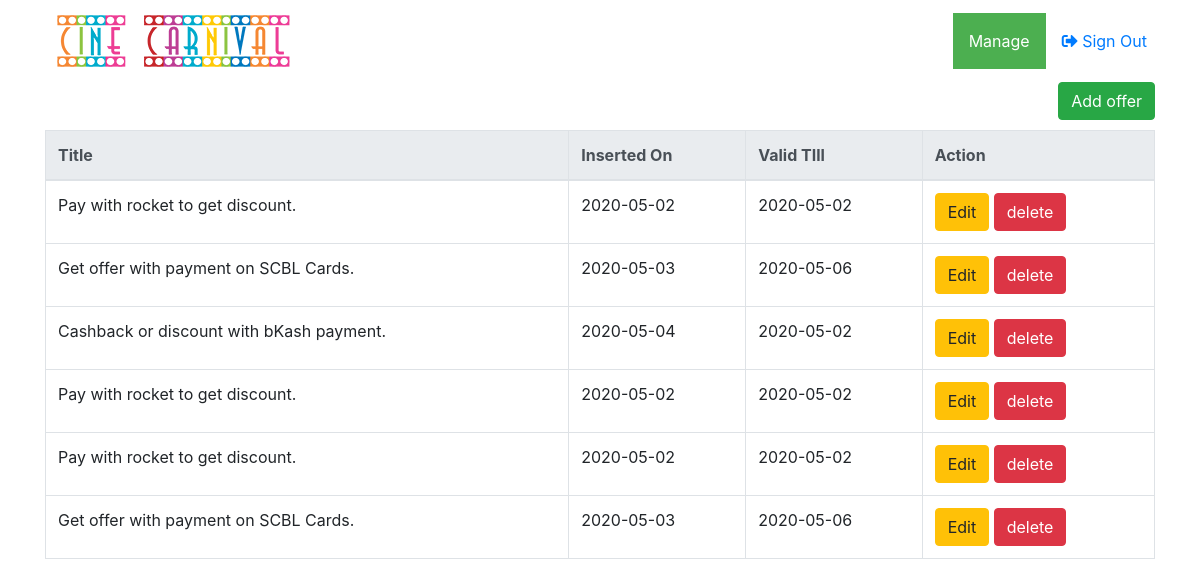
/PHP/Dash/offers/index.php (signed in), run on the app's committed database.
### tables this page shows
CREATE TABLE `offer` (
  `o_id` int(11) NOT NULL,
  `title` varchar(100) NOT NULL,
  `pic` varchar(255) NOT NULL,
  `date_valid` date NOT NULL,
  `date_inserted` date NOT NULL
);

### PHP/Dash/offers/index.php (the view, shortened to what this page needs)
<!DOCTYPE html>
<html lang="en">
	<head>
		<link rel="stylesheet" href="https://maxcdn.bootstrapcdn.com/bootstrap/4.4.1/css/bootstrap.min.css">
		<link rel="stylesheet" type="text/css" href="style.css">
		<link rel="stylesheet" href="https://cdnjs.cloudflare.com/ajax/libs/font-awesome/5.13.0/css/all.min.css">
	</head>
<body>
<header>
	<div class="d-flex flex-row flex-nowrap sm-flex-wrap  header-section container">
		<div class="p-2 mr-2">
			<a href="..\movie/index.php"><img src="CineCarnival.png" alt="No Image..."></a>
		</div>
		<div class="p-2 align-self-center d-sm-none d-md-block d-none d-sm-block mr-0 pr-0">
		</div>
		<div class="p-2 align-self-center  mr-auto d-sm-none d-md-block d-none d-sm-block ml-0 pl-0">
		</div>
		<div class="p-2 align-self-center header-anchor">
		<div class="dropdown">
				<button class="dropbtn">Manage</button>
				</div>
		</div>
		<div class="p-2 align-self-center">
			<a href="..\..\Admin/logout.php" style="text-decoration: none;"><i class="fas fa-sign-out-alt"></i>  Sign Out</a>
		</div>
	</div>
</header>
	<div class="container">
		<button type="button" class="btn btn-success" style="float: right;" data-toggle="modal" data-target="#form_modal"> Add offer</button>
		<br /><br />
		<table class="table table-bordered">
			<thead class="thead-light">
				<tr>
					<th>Title</th>
					<th>Inserted On</th>
					<th>Valid TIll</th>
					<th>Action</th>
				</tr>
			</thead>
			<tbody style="background-color:#fff;">
				<?php
					require 'conn.php';
					$query = mysqli_query($conn, "SELECT * FROM `offer`") or die(mysqli_error());
					while($fetch = mysqli_fetch_array($query)){
				?>
				<tr>
					<td><?php echo $fetch['title']?></td>
					<td><?php echo $fetch['date_inserted']?></td>
					<td><?php echo $fetch['date_valid']?></td>
					<td><button class="btn btn-warning" data-toggle="modal" type="button" data-target="#update_modal<?php echo $fetch['o_id']?>"> Edit</button>
					<a href="delete.php?delete=<?php echo $fetch['o_id']; ?>" class="btn btn-danger">delete</a>
					</td>
				</tr>
				<?php
					include 'update_movie.php';
					}
				?>
</body>
</html>

### PHP/Dash/offers/index.php (style rules this page uses)
.dropbtn { background-color: #4CAF50; color: white; padding: 16px; font-size: 16px; border: none; cursor: pointer; }
.dropdown { position: relative; display: inline-block; }

### data on the page
offer: title "Pay with rocket to get discount.", date_inserted "2020-05-02", date_valid "2020-05-02"
offer: title "Get offer with payment on SCBL Cards.", date_inserted "2020-05-03", date_valid "2020-05-06"
offer: title "Cashback or discount with bKash payment.", date_inserted "2020-05-04", date_valid "2020-05-02"
offer: title "Pay with rocket to get discount.", date_inserted "2020-05-02", date_valid "2020-05-02"
offer: title "Pay with rocket to get discount.", date_inserted "2020-05-02", date_valid "2020-05-02"
offer: title "Get offer with payment on SCBL Cards.", date_inserted "2020-05-03", date_valid "2020-05-06"
